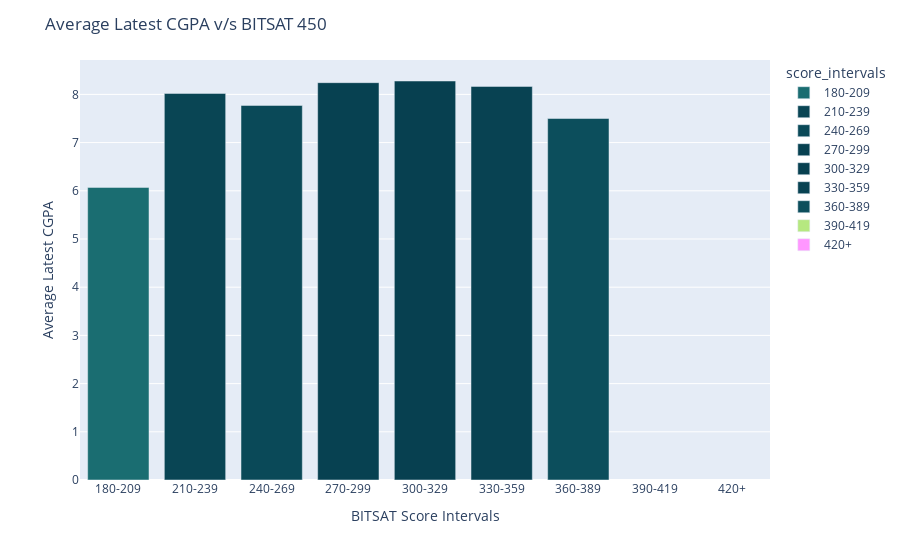

The notebook cell saved with this chart:
### Code cell
score_interval_cgpa_450 = px.bar(
    bitsat_cg_dropped_plotting_data_450,
    x=bitsat_cg_dropped_plotting_data_450.index,
    y=bitsat_cg_dropped_plotting_data_450["mean_cgpa"],
    color=bitsat_cg_dropped_plotting_data_450.index,
    color_discrete_sequence=[
        px.colors.sample_colorscale("emrld", v)[0]
        if not isna(v) else 0
        for v in (
            bitsat_cg_dropped_plotting_data_450["mean_cgpa"]
            / bitsat_cg_dropped_plotting_data_450["mean_cgpa"].max()
        ).tolist()
    ],
)

score_interval_cgpa_450.update_layout(
    xaxis_title="BITSAT Score Intervals",
    yaxis_title="Average Latest CGPA",
    title="Average Latest CGPA v/s BITSAT 450",
)

score_interval_cgpa_450.show()

### Figure 1 — Plotly figure (JSON) as saved in the notebook; plotly's stock layout.template omitted (floating-point values rounded to 4 significant figures)
{"data": [{"alignmentgroup": "True", "hovertemplate": "score_intervals=%{x}<br>mean_cgpa=%{y}<extra></extra>", "legendgroup": "180-209", "marker": {"color": "rgb(26, 109, 113)", "pattern": {"shape": ""}}, "name": "180-209", "offsetgroup": "180-209", "orientation": "v", "showlegend": true, "textposition": "auto", "type": "bar", "x": ["180-209"], "xaxis": "x", "y": [6.07], "yaxis": "y"}, {"alignmentgroup": "True", "hovertemplate": "score_intervals=%{x}<br>mean_cgpa=%{y}<extra></extra>", "legendgroup": "210-239", "marker": {"color": "rgb(9, 69, 84)", "pattern": {"shape": ""}}, "name": "210-239", "offsetgroup": "210-239", "orientation": "v", "showlegend": true, "textposition": "auto", "type": "bar", "x": ["210-239"], "xaxis": "x", "y": [8.02], "yaxis": "y"}, {"alignmentgroup": "True", "hovertemplate": "score_intervals=%{x}<br>mean_cgpa=%{y}<extra></extra>", "legendgroup": "240-269", "marker": {"color": "rgb(10, 73, 88)", "pattern": {"shape": ""}}, "name": "240-269", "offsetgroup": "240-269", "orientation": "v", "showlegend": true, "textposition": "auto", "type": "bar", "x": ["240-269"], "xaxis": "x", "y": [7.771], "yaxis": "y"}, {"alignmentgroup": "True", "hovertemplate": "score_intervals=%{x}<br>mean_cgpa=%{y}<extra></extra>", "legendgroup": "270-299", "marker": {"color": "rgb(7, 65, 81)", "pattern": {"shape": ""}}, "name": "270-299", "offsetgroup": "270-299", "orientation": "v", "showlegend": true, "textposition": "auto", "type": "bar", "x": ["270-299"], "xaxis": "x", "y": [8.243], "yaxis": "y"}, {"alignmentgroup": "True", "hovertemplate": "score_intervals=%{x}<br>mean_cgpa=%{y}<extra></extra>", "legendgroup": "300-329", "marker": {"color": "rgb(7, 64, 80)", "pattern": {"shape": ""}}, "name": "300-329", "offsetgroup": "300-329", "orientation": "v", "showlegend": true, "textposition": "auto", "type": "bar", "x": ["300-329"], "xaxis": "x", "y": [8.278], "yaxis": "y"}, {"alignmentgroup": "True", "hovertemplate": "score_intervals=%{x}<br>mean_cgpa=%{y}<extra></extra>", "legendgroup": "330-359", "marker": {"color": "rgb(8, 66, 82)", "pattern": {"shape": ""}}, "name": "330-359", "offsetgroup": "330-359", "orientation": "v", "showlegend": true, "textposition": "auto", "type": "bar", "x": ["330-359"], "xaxis": "x", "y": [8.166], "yaxis": "y"}, {"alignmentgroup": "True", "hovertemplate": "score_intervals=%{x}<br>mean_cgpa=%{y}<extra></extra>", "legendgroup": "360-389", "marker": {"color": "rgb(12, 78, 92)", "pattern": {"shape": ""}}, "name": "360-389", "offsetgroup": "360-389", "orientation": "v", "showlegend": true, "textposition": "auto", "type": "bar", "x": ["360-389"], "xaxis": "x", "y": [7.5], "yaxis": "y"}, {"alignmentgroup": "True", "hovertemplate": "score_intervals=%{x}<br>mean_cgpa=%{y}<extra></extra>", "legendgroup": "390-419", "marker": {"color": 0, "pattern": {"shape": ""}}, "name": "390-419", "offsetgroup": "390-419", "orientation": "v", "showlegend": true, "textposition": "auto", "type": "bar", "x": ["390-419"], "xaxis": "x", "y": [null], "yaxis": "y"}, {"alignmentgroup": "True", "hovertemplate": "score_intervals=%{x}<br>mean_cgpa=%{y}<extra></extra>", "legendgroup": "420+", "marker": {"color": 0, "pattern": {"shape": ""}}, "name": "420+", "offsetgroup": "420+", "orientation": "v", "showlegend": true, "textposition": "auto", "type": "bar", "x": ["420+"], "xaxis": "x", "y": [null], "yaxis": "y"}], "layout": {"barmode": "relative", "legend": {"title": {"text": "score_intervals"}, "tracegroupgap": 0}, "margin": {"t": 60}, "title": {"text": "Average Latest CGPA v/s BITSAT 450"}, "xaxis": {"anchor": "y", "categoryarray": ["180-209", "210-239", "240-269", "270-299", "300-329", "330-359", "360-389", "390-419", "420+"], "categoryorder": "array", "domain": [0, 1], "title": {"text": "BITSAT Score Intervals"}}, "yaxis": {"anchor": "x", "domain": [0, 1], "title": {"text": "Average Latest CGPA"}}}}
